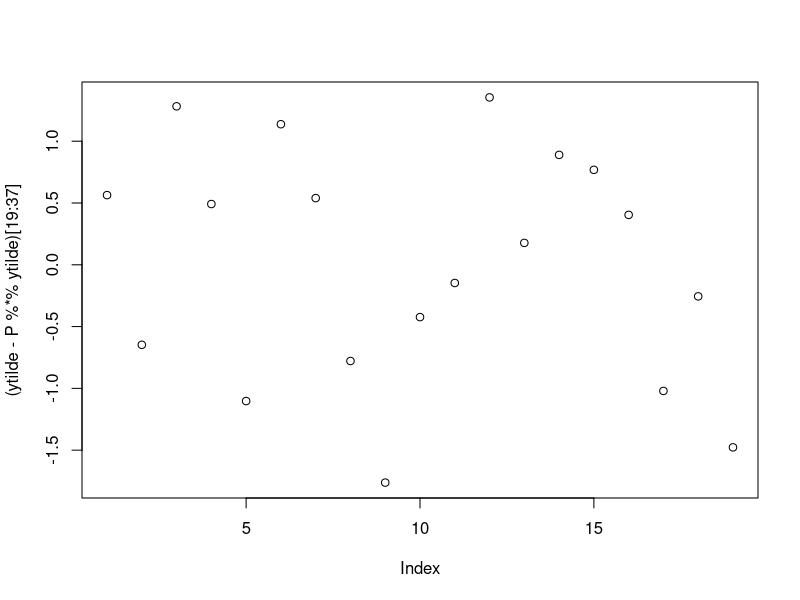
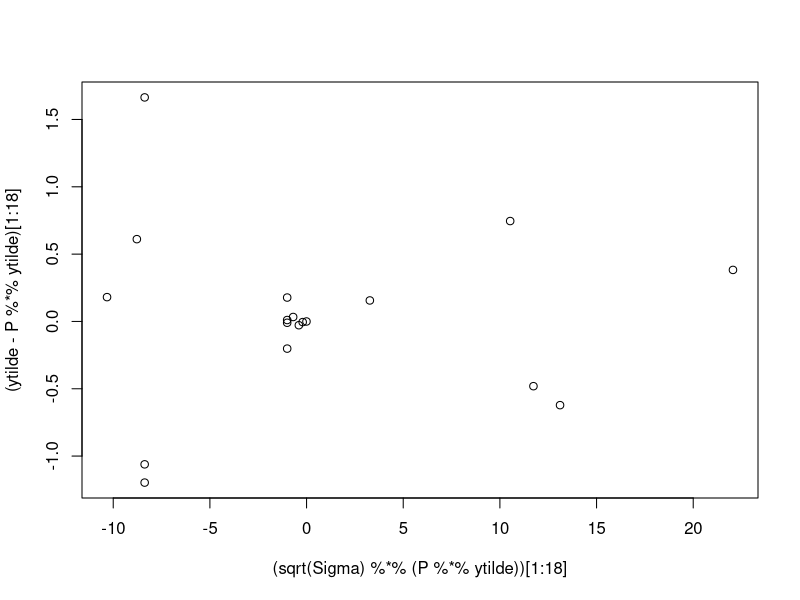

The R source for these figures, in order:
library("pracma")
Sigma=read.table("Sigmany.txt")
Sigma=as.matrix(Sigma)
#Sigma=Sigma/400^2
#Sigma[11,11]=Sigma[11,11]*400^2
R=read.table("Cny.txt")
R=as.matrix(R)
X=read.table("D.txt")
X=as.matrix(X)
effekt=read.table("effekt.txt")
effekt=as.matrix(effekt)
y=c(effekt/400,400)
invsqrtSigma=solve(sqrt(Sigma))
ytilde=invsqrtSigma%*%y
Xtilde=invsqrtSigma%*%X
XTX=t(Xtilde)%*%Xtilde
Nulm=matrix(rep(0,676),26,26)
A=matrix(c(rbind(XTX,R),rbind(t(R),Nulm)),63,63)
Ainv=solve(A)
Beta=Ainv%*%c(t(Xtilde)%*%ytilde,rep(0,26))
Beta[1:37]#Her er det første estimat for strømstyrker og spændinger i hele netværket:
for(i in 1:50)
{
  y=c(effekt/c(Beta[21:22],Beta[25],Beta[27],Beta[29],Beta[31],Beta[33],Beta[35:37]),400)
  Sigma=diag((y*0.01)^2)
  invsqrtSigma=solve(sqrt(Sigma))
  ytilde=invsqrtSigma%*%y
  Xtilde=invsqrtSigma%*%X
  XTX=t(Xtilde)%*%Xtilde
  A=matrix(c(rbind(XTX,R),rbind(t(R),Nulm)),63,63)
  Ainv=solve(A)
  Beta=Ainv%*%c(t(Xtilde)%*%ytilde,rep(0,26))
}
Beta[1:37]#Her har vi divideret med de estimerede spændinger for at finde strømstyrken. (Istedet for bare at dividere dem alle med 400.) Vi itererer til konvergens.
konf=matrix(rep(0,74),37,2)
for(i in 1:37)
{
  konf[i,1]=Beta[i]-1.959963984540*sqrt(Ainv[i,i])
  konf[i,2]=Beta[i]+1.959963984540*sqrt(Ainv[i,i])
}
konf#Konfidensintervaller for spændingerne:
z=c()
T=360
for(i in 19:37)
{
  z=c(z,(Beta[i]-T)/sqrt(Ainv[i,i])) #Wald's test
}
z
pnorm(z)# p-værdier udregnes. De giver alle tal større end 0.05, så vi kan for hver knude sige med 95% sikkerhed, at den knude ikke har en spænding under 360V.
# simdata=rnorm(37,mean=Beta[1:37],sd=sqrt(Beta[1:37]^2)*0.01)
# Sigma=diag((simdata*0.01)^2)
# D=diag(rep(1,37))
# invsqrtSigma=solve(sqrt(Sigma))
# dtilde=invsqrtSigma%*%simdata
# Dtilde=invsqrtSigma%*%D
# DTD=t(Dtilde)%*%Dtilde
# Nulm=matrix(rep(0,676),26,26)
# A=matrix(c(rbind(DTD,C),rbind(t(C),Nulm)),63,63)
# Ainv=solve(A)
# Beta=Ainv%*%c(t(Dtilde)%*%dtilde,rep(0,26))
# Beta[1:37]
# P=Dtilde%*%Ainv[1:37,1:37]%*%t(Dtilde)
# plot((dtilde-P%*%dtilde)[19:37])#Residualplot i forhold til indeks
# plot((sqrt(Sigma)%*%(P%*%dtilde))[1:18],(dtilde-P%*%dtilde)[1:18])#residualplot ift fittede værdier
# P%*%dtilde
# P%*%simdata
# P
# (dtilde-P%*%dtilde)#residualer på den ene måde
# dtilde-Dtilde%*%Beta[1:37]#residualer på den anden måde
# Beta[1:18]
# (sqrt(Sigma)%*%(P%*%dtilde))[1:18]
# lev=c()
# for(i in 1:37)
# {
#   lev=c(lev,P[i,i])
# }
# remove=match(min(lev),lev)
simdata=rnorm(37,mean=Beta[1:37],sd=sqrt(Beta[1:37]^2)*0.01)
Sigma=diag((Beta[1:37]*0.01)^2)
X=diag(rep(1,37))
invsqrtSigma=solve(sqrt(Sigma))
ytilde=invsqrtSigma%*%simdata
Xtilde=invsqrtSigma%*%X
XTX=t(Xtilde)%*%Xtilde
Nulm=matrix(rep(0,676),26,26)
A=matrix(c(rbind(XTX,R),rbind(t(R),Nulm)),63,63)
Ainv=solve(A)
Beta=Ainv%*%c(t(Xtilde)%*%ytilde,rep(0,26))
Beta[1:37]
P=Xtilde%*%Ainv[1:37,1:37]%*%t(Xtilde)
plot((ytilde-P%*%ytilde)[19:37])#Residualplot i forhold til indeks
plot((sqrt(Sigma)%*%(P%*%ytilde))[1:18],(ytilde-P%*%ytilde)[1:18])#residualplot ift fittede værdier
P%*%ytilde
P%*%simdata
P
(ytilde-P%*%ytilde)#residualer på den ene måde
ytilde-Xtilde%*%Beta[1:37]#residualer på den anden måde
Beta[1:18]
(sqrt(Sigma)%*%(P%*%ytilde))[1:18]
lev=c()
for(i in 1:37)
{
  lev=c(lev,P[i,i])
}
y=simdata
for(i in 1:37)
{
  if(min(lev)<0.9999999999)
  {
    remove=match(min(lev),lev)
    Sigma=Sigma[-remove,-remove]
    X=X[-remove,]
    y=y[-remove]
    invsqrtSigma=solve(sqrt(Sigma))
    Xtilde=invsqrtSigma%*%X
    XTX=t(Xtilde)%*%Xtilde
    A=matrix(c(rbind(XTX,R),rbind(t(R),Nulm)),63,63)
    Ainv=solve(A)
    P=Xtilde%*%Ainv[1:37,1:37]%*%t(Xtilde)
    lev=c()
    for(j in 1:length(y))
    {
      lev=c(lev,P[j,j])
    }
  }
}
X
# c(Beta[2:3],Beta[6],Beta[8],Beta[10],Beta[12],Beta[14],Beta[16:19])
# d=rnorm(11,mean=c(Beta[2:3],Beta[6],Beta[8],Beta[10],Beta[12],Beta[14],Beta[16:19]),sd=sqrt((c(Beta[2:3],Beta[6],Beta[8],Beta[10],Beta[12],Beta[14],Beta[16:19])*0.01)^2))
# Sigma=diag((d*0.01)^2)
# invsqrtSigma=solve(sqrt(Sigma))
# dtilde=invsqrtSigma%*%d
# Dtilde=invsqrtSigma%*%D
# DTD=t(Dtilde)%*%Dtilde
# Nulm=matrix(rep(0,676),26,26)
# A=matrix(c(rbind(DTD,C),rbind(t(C),Nulm)),63,63)
# Ainv=solve(A)
# Beta=Ainv%*%c(t(Dtilde)%*%dtilde,rep(0,26))
# dtilde-Dtilde%*%Beta[1:37]
# dtilde-Dtilde%*%Ainv[1:37,1:37]%*%t(Dtilde)%*%dtilde
# plot(1:11,dtilde-Dtilde%*%Ainv[1:37,1:37]%*%t(Dtilde)%*%dtilde)